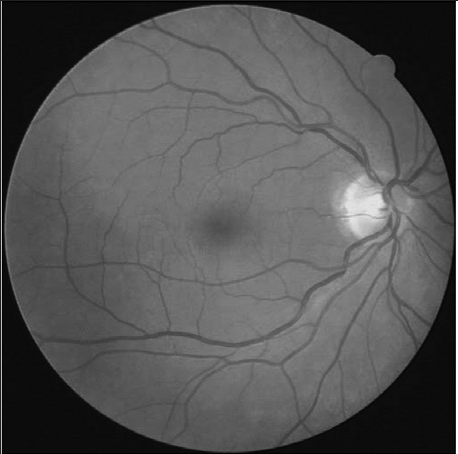
#> input picture cv_c_python_e_opencv/segmentacao_de_objetos/Imagens/olho.PNG, 458 x 454 px, found by its file name
$ python binarizacao_adaptativa.py
#> lines starting #> are read from the running program, lines starting #| are printed output that depends on the picture; after the words box and inside, x2 and y2 are one past the last pixel; in counts of white or black regions, pixels touching at a corner belong together
import cv2

img = cv2.imread('segmentacao_de_objetos/Imagens/olho.PNG', 0)
#> img is the input picture: shape (454, 458); min 0, max 255, mean 84.8

imgGauss = cv2.medianBlur(img, 3)

th2 = cv2.adaptiveThreshold(imgGauss, 255, cv2.ADAPTIVE_THRESH_MEAN_C, cv2.THRESH_BINARY, 11, 5)
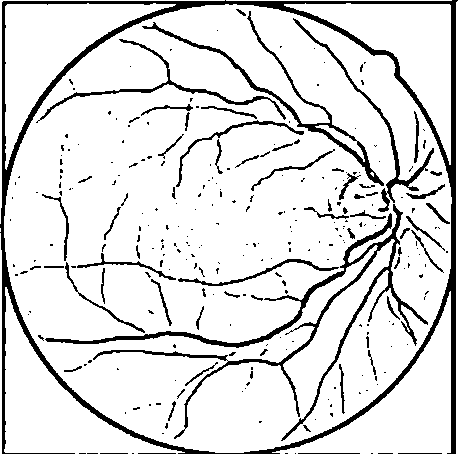
#> th2: shape (454, 458); 87.4% white; 282 black regions (216 under 20 px), largest, box (x1, y1, x2, y2) and area: (0, 0, 458, 454) 10881, (45, 204, 428, 441) 5117, (142, 11, 384, 186) 1852
th3 = cv2.adaptiveThreshold(imgGauss, 255, cv2.ADAPTIVE_THRESH_GAUSSIAN_C, cv2.THRESH_BINARY, 7, 3)
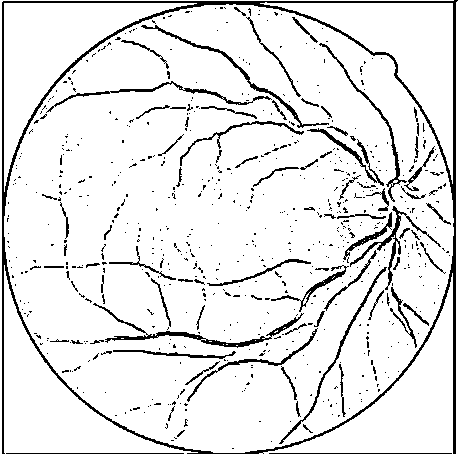
#> th3: shape (454, 458); 90.5% white; black in thin lines or dots

cv2.imshow('Original', img)
cv2.imshow('Imagem Média', th2)
cv2.imshow('Imagem Gaussiana', th3)

cv2.waitKey(0)
cv2.destroyAllWindows()
